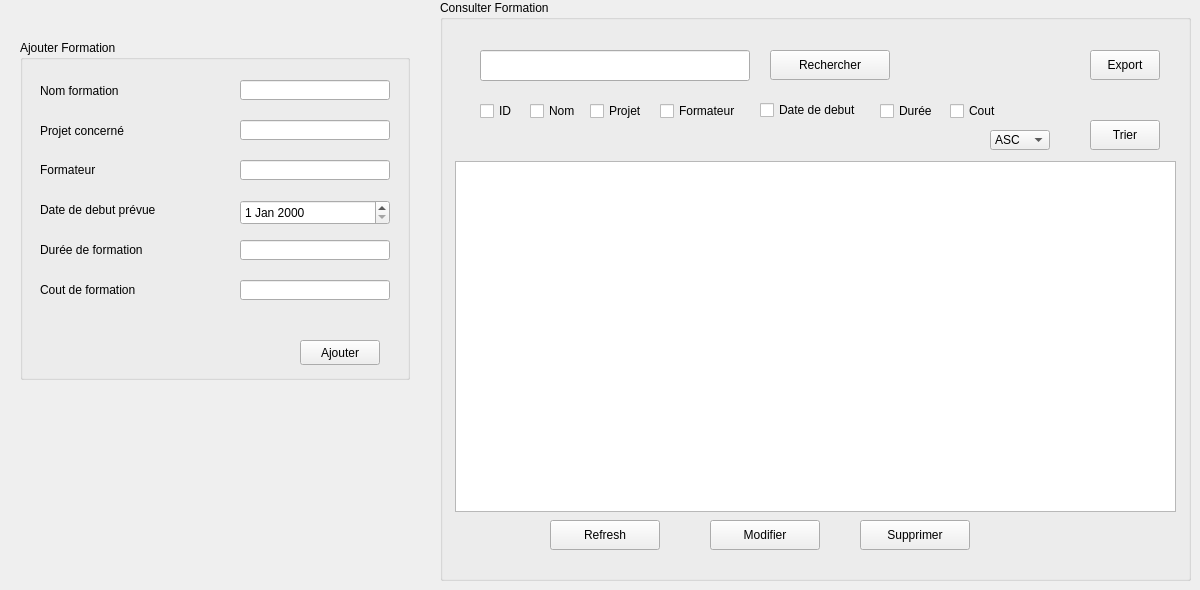
      <widget class="QWidget" name="Formation">
       <attribute name="title">
        <string>Formation</string>
       </attribute>
       <widget class="QGroupBox" name="groupBoxConsulterP_2">
        <property name="geometry">
         <rect>
          <x>440</x>
          <y>0</y>
          <width>751</width>
          <height>581</height>
         </rect>
        </property>
        <property name="title">
         <string>Consulter Formation</string>
        </property>
        <widget class="QLineEdit" name="lineEditRF">
         <property name="geometry">
          <rect>
           <x>40</x>
           <y>50</y>
           <width>270</width>
           <height>31</height>
          </rect>
         </property>
        </widget>
        <widget class="QPushButton" name="pushButtonRechercheF">
         <property name="geometry">
          <rect>
           <x>330</x>
           <y>50</y>
           <width>120</width>
           <height>30</height>
          </rect>
         </property>
         <property name="text">
          <string>Rechercher</string>
         </property>
         <property name="checkable">
          <bool>false</bool>
         </property>
        </widget>
        <widget class="QCheckBox" name="checkBoxNomF">
         <property name="geometry">
          <rect>
           <x>90</x>
           <y>100</y>
           <width>50</width>
           <height>22</height>
          </rect>
         </property>
         <property name="text">
          <string>Nom</string>
         </property>
        </widget>
        <widget class="QCheckBox" name="checkBoxFormateurF">
         <property name="geometry">
          <rect>
           <x>220</x>
           <y>100</y>
           <width>90</width>
           <height>22</height>
          </rect>
         </property>
         <property name="text">
          <string>Formateur</string>
         </property>
        </widget>
        <widget class="QCheckBox" name="checkBoxProjetF">
         <property name="geometry">
          <rect>
           <x>150</x>
           <y>100</y>
           <width>60</width>
           <height>22</height>
          </rect>
         </property>
         <property name="text">
          <string>Projet</string>
         </property>
        </widget>
        <widget class="QCheckBox" name="checkBoxDateF">
         <property name="geometry">
          <rect>
           <x>320</x>
           <y>100</y>
           <width>110</width>
           <height>20</height>
          </rect>
         </property>
         <property name="text">
          <string>Date de debut</string>
         </property>
        </widget>
        <widget class="QCheckBox" name="checkBoxDureeF">
         <property name="geometry">
          <rect>
           <x>440</x>
           <y>100</y>
           <width>70</width>
           <height>22</height>
          </rect>
         </property>
         <property name="text">
          <string>Durée</string>
         </property>
        </widget>
        <widget class="QPushButton" name="pushButtonModifierF">
         <property name="geometry">
          <rect>
           <x>270</x>
           <y>520</y>
           <width>110</width>
           <height>30</height>
          </rect>
         </property>
         <property name="text">
          <string>Modifier</string>
         </property>
         <property name="checkable">
          <bool>true</bool>
         </property>
        </widget>
        <widget class="QPushButton" name="pushButtonSupprimerF">
         <property name="geometry">
          <rect>
           <x>420</x>
           <y>520</y>
           <width>110</width>
           <height>30</height>
          </rect>
         </property>
         <property name="text">
          <string>Supprimer</string>
         </property>
        </widget>
        <widget class="QPushButton" name="pushButtonExportF">
         <property name="geometry">
          <rect>
           <x>650</x>
           <y>50</y>
           <width>70</width>
           <height>30</height>
          </rect>
         </property>
         <property name="text">
          <string>Export</string>
         </property>
        </widget>
        <widget class="QTableView" name="tableViewF">
         <property name="geometry">
          <rect>
           <x>15</x>
           <y>161</y>
           <width>721</width>
           <height>351</height>
          </rect>
         </property>
         <property name="selectionBehavior">
          <enum>QAbstractItemView::SelectItems</enum>
         </property>
         <property name="cornerButtonEnabled">
          <bool>true</bool>
         </property>
         <attribute name="verticalHeaderVisible">
          <bool>false</bool>
         </attribute>
         <attribute name="verticalHeaderHighlightSections">
          <bool>false</bool>
         </attribute>
        </widget>
        <widget class="QCheckBox" name="checkBoxCoutF">
         <property name="geometry">
          <rect>
           <x>510</x>
           <y>100</y>
           <width>60</width>
           <height>22</height>
          </rect>
         </property>
         <property name="text">
          <string>Cout</string>
         </property>
        </widget>
        <widget class="QCheckBox" name="checkBoxIDF">
         <property name="geometry">
          <rect>
           <x>40</x>
           <y>100</y>
           <width>40</width>
           <height>22</height>
          </rect>
         </property>
         <property name="text">
          <string>ID</string>
         </property>
        </widget>
        <widget class="QComboBox" name="comboBoxF">
         <property name="geometry">
          <rect>
           <x>550</x>
           <y>130</y>
           <width>60</width>
           <height>20</height>
          </rect>
         </property>
         <item>
          <property name="text">
           <string>ASC</string>
          </property>
         </item>
         <item>
          <property name="text">
           <string>DESC</string>
          </property>
         </item>
        </widget>
       </widget>
       <widget class="QGroupBox" name="groupBoxAjouterP_2">
        <property name="geometry">
         <rect>
          <x>20</x>
          <y>40</y>
          <width>390</width>
          <height>340</height>
         </rect>
        </property>
        <property name="title">
         <string>Ajouter Formation</string>
        </property>
        <widget class="QLabel" name="label_40">
         <property name="geometry">
          <rect>
           <x>20</x>
           <y>40</y>
           <width>91</width>
           <height>21</height>
          </rect>
         </property>
         <property name="text">
          <string>Nom formation</string>
         </property>
        </widget>
        <widget class="QLabel" name="label_41">
         <property name="geometry">
          <rect>
           <x>20</x>
           <y>80</y>
           <width>120</width>
           <height>21</height>
          </rect>
         </property>
         <property name="text">
          <string>Projet concerné</string>
         </property>
        </widget>
        <widget class="QLabel" name="label_42">
         <property name="geometry">
          <rect>
           <x>20</x>
           <y>120</y>
           <width>90</width>
           <height>20</height>
          </rect>
         </property>
         <property name="text">
          <string>Formateur</string>
         </property>
        </widget>
        <widget class="QLabel" name="label_43">
         <property name="geometry">
          <rect>
           <x>20</x>
           <y>160</y>
           <width>180</width>
           <height>20</height>
          </rect>
         </property>
         <property name="text">
          <string>Date de debut prévue</string>
         </property>
        </widget>
        <widget class="QLabel" name="label_44">
         <property name="geometry">
          <rect>
           <x>20</x>
           <y>240</y>
           <width>130</width>
           <height>20</height>
          </rect>
         </property>
         <property name="text">
          <string>Cout de formation</string>
         </property>
        </widget>
        <widget class="QDateEdit" name="dateEditDateF">
         <property name="geometry">
          <rect>
           <x>220</x>
           <y>160</y>
           <width>150</width>
           <height>25</height>
          </rect>
         </property>
        </widget>
        <widget class="QLineEdit" name="lineEditNomF">
         <property name="geometry">
          <rect>
           <x>220</x>
           <y>40</y>
           <width>150</width>
           <height>20</height>
          </rect>
         </property>
        </widget>
        <widget class="QLineEdit" name="lineEditFormateur">
         <property name="geometry">
          <rect>
           <x>220</x>
           <y>120</y>
           <width>150</width>
           <height>20</height>
          </rect>
         </property>
        </widget>
        <widget class="QLineEdit" name="lineEditDureeF">
         <property name="geometry">
          <rect>
           <x>220</x>
           <y>200</y>
           <width>150</width>
           <height>20</height>
          </rect>
         </property>
        </widget>
        <widget class="QLineEdit" name="lineEditCoutF">
         <property name="geometry">
          <rect>
           <x>220</x>
           <y>240</y>
           <width>150</width>
           <height>20</height>
          </rect>
         </property>
        </widget>
        <widget class="QLabel" name="label_45">
         <property name="geometry">
          <rect>
           <x>20</x>
           <y>200</y>
           <width>140</width>
           <height>20</height>
          </rect>
         </property>
         <property name="text">
          <string>Durée de formation</string>
         </property>
        </widget>
        <widget class="QPushButton" name="pushButtonAjouterF">
         <property name="geometry">
          <rect>
           <x>280</x>
           <y>300</y>
           <width>80</width>
           <height>25</height>
          </rect>
         </property>
         <property name="text">
          <string>Ajouter</string>
         </property>
        </widget>
        <widget class="QLineEdit" name="lineEditProjet">
         <property name="geometry">
          <rect>
           <x>220</x>
           <y>80</y>
           <width>150</width>
           <height>20</height>
          </rect>
         </property>
        </widget>
       </widget>
       <widget class="QPushButton" name="pushButtonRefreshF">
        <property name="geometry">
         <rect>
          <x>550</x>
          <y>520</y>
          <width>110</width>
          <height>30</height>
         </rect>
        </property>
        <property name="text">
         <string>Refresh</string>
        </property>
       </widget>
       <widget class="QPushButton" name="pushTrierF">
        <property name="geometry">
         <rect>
          <x>1090</x>
          <y>120</y>
          <width>70</width>
          <height>30</height>
         </rect>
        </property>
        <property name="text">
         <string>Trier</string>
        </property>
       </widget>
      </widget>
